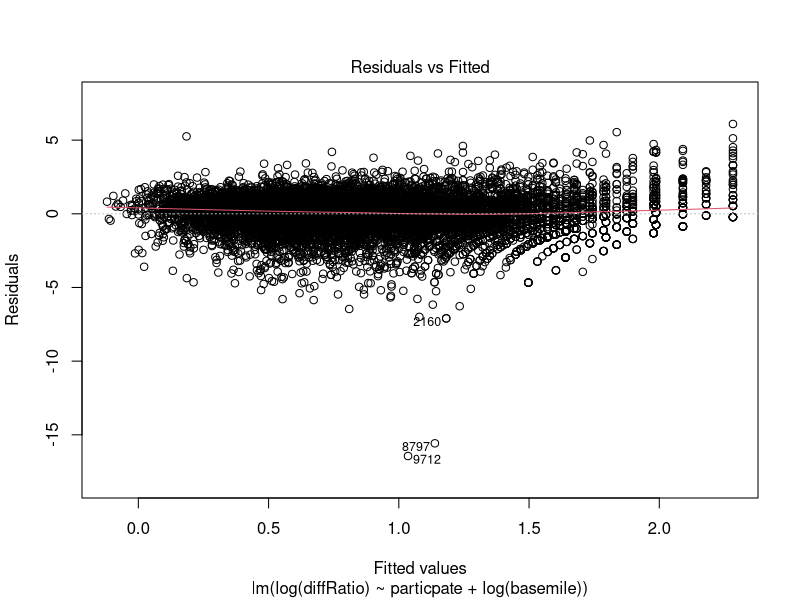
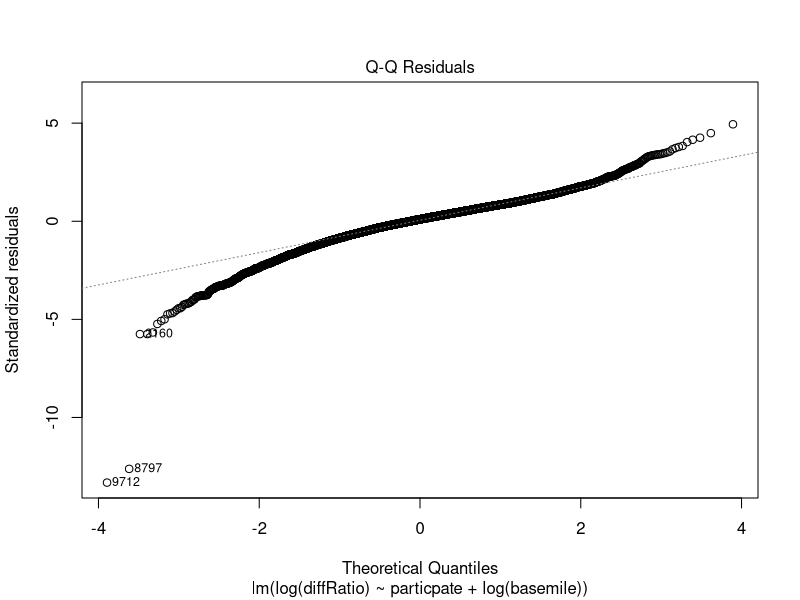
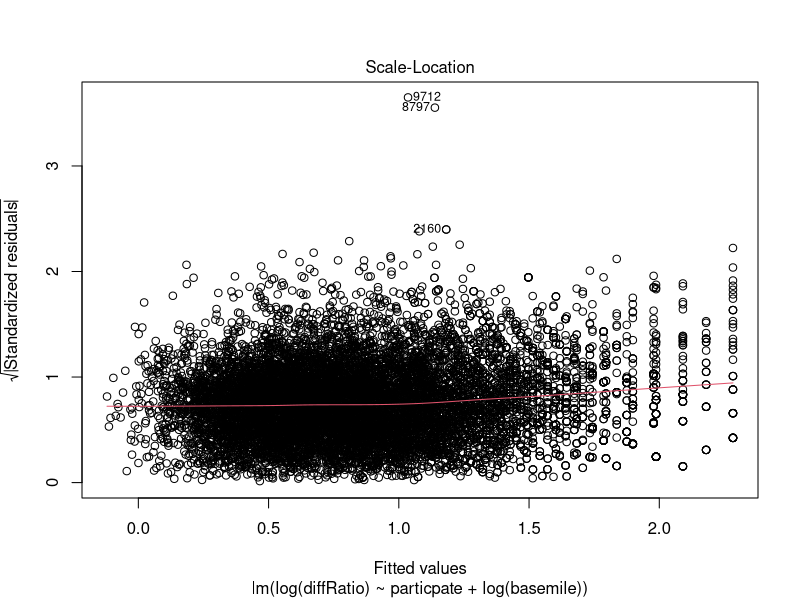
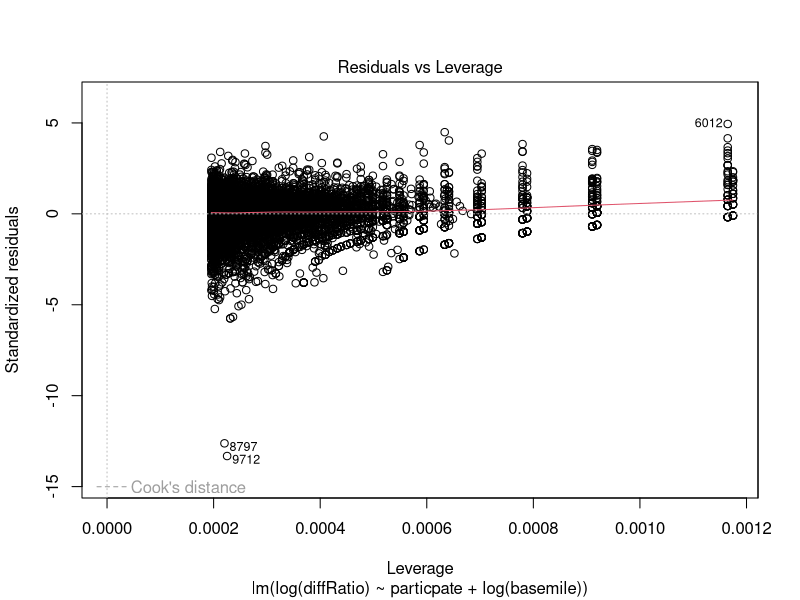
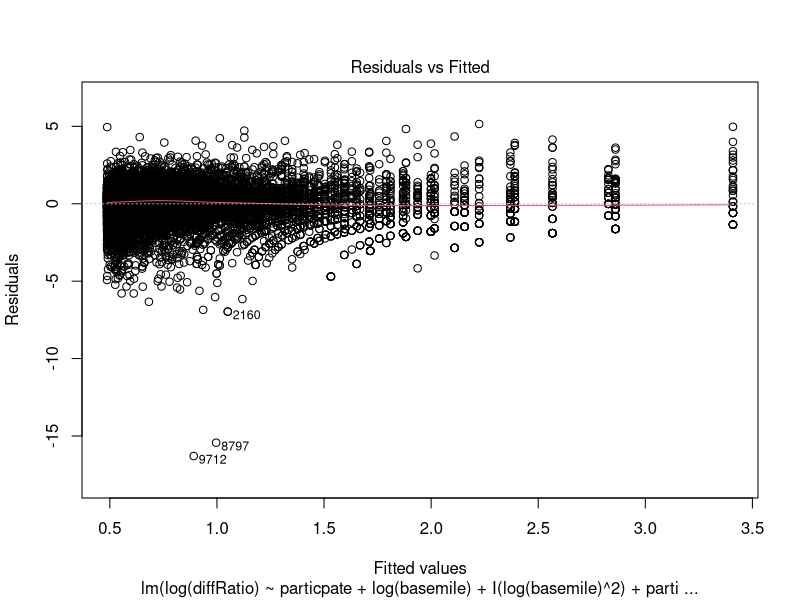
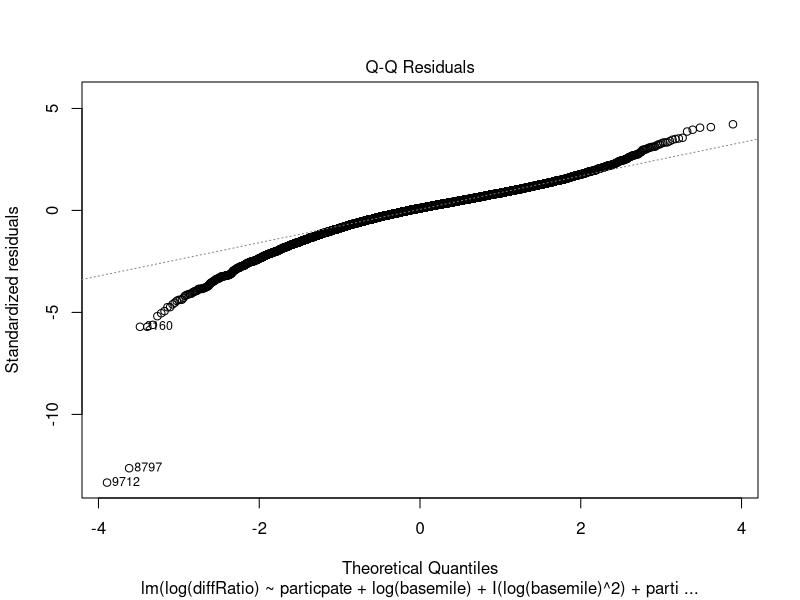
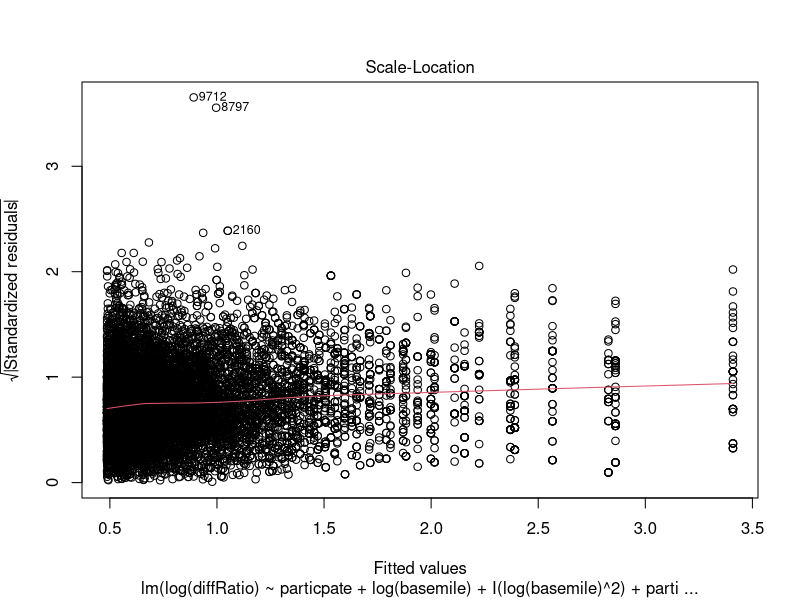
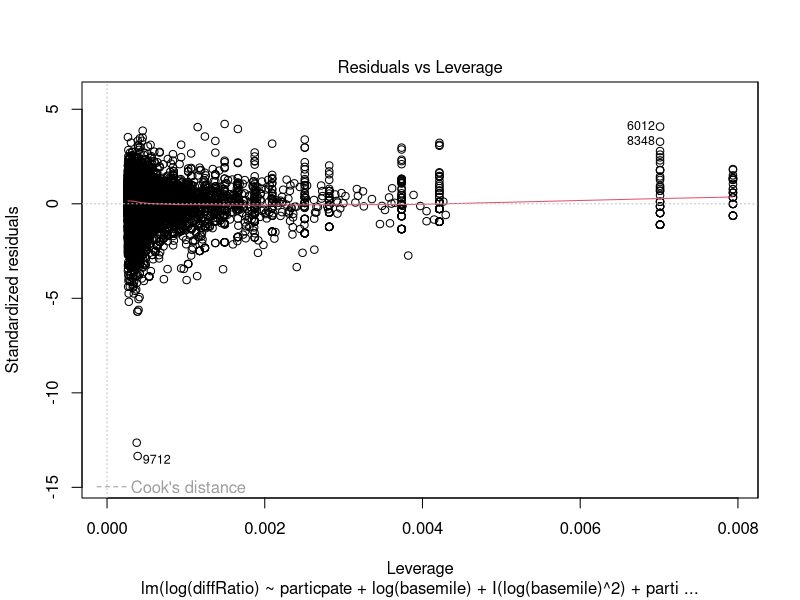

The R script that drew these images, in order:
library(car);

purchase=read.csv("party.csv")
head(purchase,20)
attach(purchase)

purchase$postTotal = mile1 + mile2 + mile3 + mile4;
purchase$diffRatio = (purchase$postTotal - basemile)/basemile;

# model1=lm(mile1 ~ as.factor(particpate)+elaboration+prefood+Rfreq, purchase);
# summary(model1);
# plot(model1);

# model2=lm(log(diffRatio) ~ as.factor(particpate)+elaboration+Rfreq+log(basemile), purchase);
# summary(model2);
# plot(model2);
# vif(model2)

# model21=lm(log(diffRatio) ~ as.factor(particpate)+Rfreq+log(basemile), purchase);
# summary(model21);
# plot(model21);
# vif(model21)

# model3=lm(log(diffRatio) ~ as.factor(particpate)+elaboration+log(basemile), purchase);
# summary(model3);
# plot(model3);
# vif(model3)

model4=lm(log(diffRatio) ~ particpate+log(basemile), purchase);
summary(model4);
plot(model4);
vif(model4)

model5=lm(log(diffRatio) ~ particpate+log(basemile)+I(log(basemile)^2)+particpate:log(basemile)+particpate:I(log(basemile)^2), purchase);
summary(model5);
plot(model5);
vif(model5)

model6=lm(log(diffRatio) ~ particpate+log(basemile)+I(log(basemile)^2)+particpate:I(log(basemile)^2), purchase);
summary(model6);
plot(model6);
vif(model6)

purchase$totalRatio = purchase$postTotal/basemile;

model7=lm(log(totalRatio+1) ~ particpate+log(basemile)+I(log(basemile)^2)+particpate:I(log(basemile)^2), purchase);
summary(model7);
plot(model7);
vif(model7)